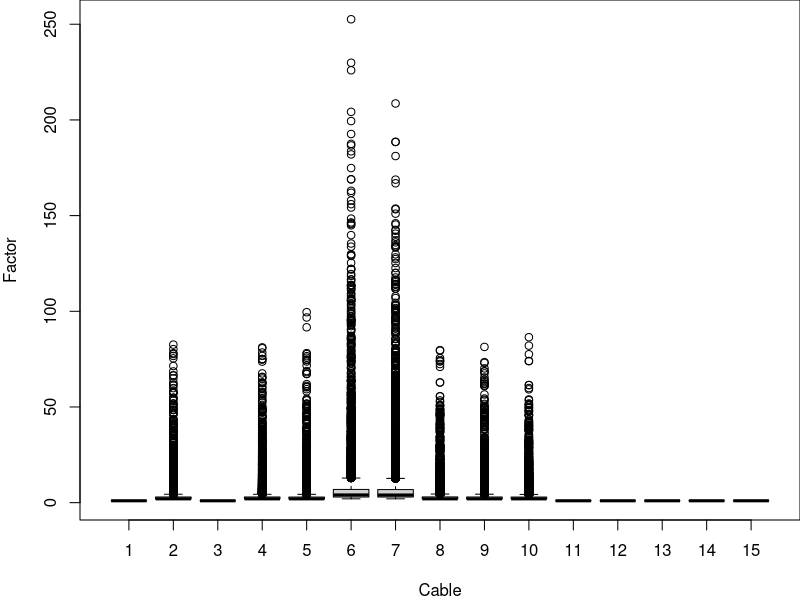

Here is the R script that generated this plot:
xpData = read.csv(file = "sgc-2020-impactuload-factor-sc.csv", header = TRUE)

par(mar=c(4, 4, 0, 0))

boxplot(factor~cableId,
        data=xpData,
        ylab="Factor",
        xlab="Cable",
        outline= TRUE
)